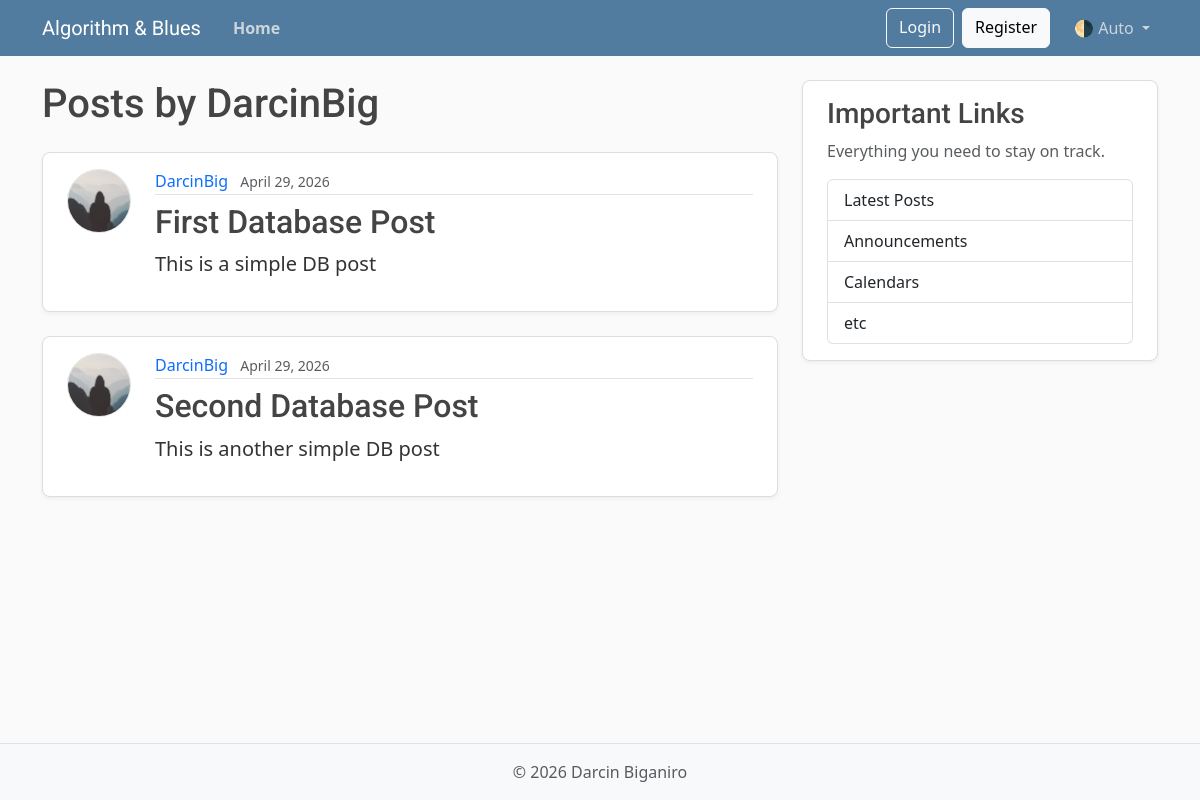
The page /users/1/posts on the database its author committed.
### models.py (models this page shows, shortened)
class User(Base):
    __tablename__ = "user"
    id: Mapped[int] = mapped_column(Integer, primary_key=True, index=True)
    username: Mapped[str] = mapped_column(String(50), unique=True, nullable=False)
    email: Mapped[str] = mapped_column(String(120), unique=True, nullable=False)
    image_file: Mapped[str | None] = mapped_column(
        String(200),
        nullable=True,
        default=None
    )
    posts: Mapped[list[Post]] = relationship(back_populates="author")

class Post(Base):
    __tablename__ = "posts"
    id: Mapped[int] = mapped_column(Integer, primary_key=True, index=True)
    title: Mapped[str] = mapped_column(String(100), nullable=False)
    content: Mapped[str] = mapped_column(Text, nullable=False)
    user_id: Mapped[int] = mapped_column(
        ForeignKey("user.id", onupdate="CASCADE", ondelete="CASCADE"),
        nullable=False,
        index=True,
    )
    date_posted: Mapped[datetime] = mapped_column(
        DateTime(timezone=True),
        default=lambda: datetime.now(UTC),
    )
    author: Mapped[User] = relationship(back_populates="posts")

### main.py (the view)
@app.get("/users/{user_id}/posts", include_in_schema=False, name="user_posts")
def user_posts_page(request: Request, user_id: int, db: Annotated[Session, Depends(get_db)]):
    result = db.execute(select(models.User).where(models.User.id == user_id))
    user = result.scalars().first()
    if not user:
        raise HTTPException(status_code=status.HTTP_404_NOT_FOUND, detail="User not found")
    result = db.execute(select(models.Post).where(models.Post.user_id == user_id))
    posts = result.scalars().all()
    return templates.TemplateResponse(
        request,
        "user_posts.html",
        {"posts": posts, "user": user, "title": f"{user.username}'s posts"}
    )

### templates/user_posts.html
{% extends "layout.html" %}
{% block content %}
<h1 class="mb-4">Posts by {{ user.username }}</h1>
{% for post in posts %}
<article class="content-section py-3 px-4 mb-4">
    <div class="d-flex align-items-start gap-4">
        <img class="rounded-circle article-img flex-shrink-0"
             src="{{ post.author.image_path }}"
             alt="{{ post.author.username }}'s profile picture"
             width="64"
             height="64"
             loading="lazy">
        <div class="flex-grow-1">
            <div class="article-metadata mb-2">
                <a class="me-2"
                   href="{{ url_for('user_posts', user_id=post.author.id) }}">{{ post.author.username }}</a>
                <small class="text-body-secondary">{{ post.date_posted.strftime("%B %d, %Y") }}</small>
            </div>
            <h2>
                <a class="article-title"
                   href="{{ url_for('post_page', post_id=post.id) }}">{{ post.title }}</a>
            </h2>
            <p class="article-content">{{ post.content }}</p>
        </div>
    </div>
</article>
{% else %}
<p class="text-body-secondary">No posts by this user yet.</p>
{% endfor %}
{% endblock content %}

### static/css/main.css (style rules this page uses)
:root { --font-heading: "Roboto", system-ui, -apple-system, BlinkMacSystemFont, sans-serif; --font-body: "Nunito", system-ui, -apple-system, BlinkMacSystemFont, sans-serif; --color-bg-body: #fafafa; --color-bg-content: #ffffff; --color-text-primary: #333333; --color-text-heading: #444444; --color-steel: #527c9f; --color-nav-link: #cbd5db; --color-nav-link-hover: #ffffff; --color-link-hover: #428bca; --color-border: #dddddd; --color-border-light: #e3e3e3; --spacing-xl: 5rem; --article-img-size: 4rem; --account-img-size: 7.813rem; }
body { font-family: var(--font-body); background: var(--color-bg-body); color: var(--color-text-primary); }
h1, h2, h3, h4, h5, h6 { font-family: var(--font-heading); color: var(--color-text-heading); }
a { text-decoration: none; }
.content-section { background: var(--color-bg-content); border: 1px solid var(--color-border); border-radius: 0.5rem; box-shadow: 0 2px 4px rgba(15, 23, 42, 0.05); transition: box-shadow 0.15s ease, transform 0.15s ease, border-color 0.15s ease; }
.article-title { color: var(--color-text-heading); transition: color 0.2s ease-in-out; }
.article-content { white-space: pre-line; font-size: 1.25rem; }
.article-img { height: var(--article-img-size); width: var(--article-img-size); flex-shrink: 0; object-fit: cover; border: 1px solid var(--color-border-light); box-shadow: 0 0 0 2px var(--color-bg-content); }
.article-metadata { padding-bottom: 0.063rem; border-bottom: 1px solid var(--color-border-light); }
.article-metadata a { transition: color 0.2s ease-in-out; }

### rows shown on the page
User: username "DarcinBig"
Post: author.username "DarcinBig", date_posted "April 29, 2026", title "First Database Post", content "This is a simple DB post"
Post: author.username "DarcinBig", date_posted "April 29, 2026", title "Second Database Post", content "This is another simple DB post"
